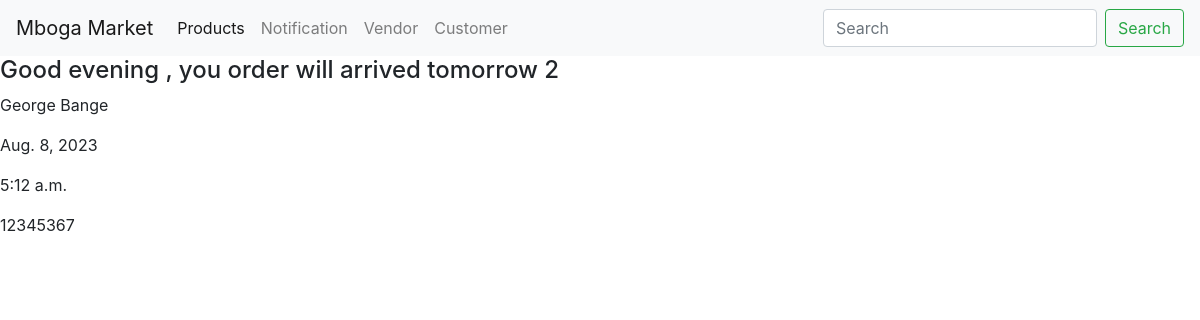
Screenshot of /notification/notifications/1/ with the database file from the repository.
### notification/models.py (models this page shows, shortened)
class Notifications(models.Model):
    message = models.CharField(max_length=48)
    time = models.TimeField()
    date = models.DateField()
    customer = models.CharField(max_length=48)
    identification_number = models.CharField(max_length=48)

### notification/views.py (the view)
# urls.py: path("notifications/<int:id>/",notification_detail,name="notification_detail_view"),
def notification_detail(request,id):
    notification=Notifications.objects.get(id=id)
    return render(request,"notifications/notification_details.html",{"notification":notification})

### templates/notifications/notification_details.html (shortened to what this page needs)
<!DOCTYPE html>
<html lang="en">
<head>
    {% load static %}
    <link ref="stylesheet" href="{% static 'Css/product_details.css' %}"/>
</head>
<body>
    {% include 'navbar.html'%}
  <div>
    <h4>{{notification.message}}</h4>
    <p>{{notification.customer}}</p>
    <p>{{notification.date}}</p>
    <p>{{notification.time}}</p>
    <span>{{notification.identification_number}}</span>
  </div>
</body>
</html>

### rows the page displays
Notifications: message "Good evening , you order will arrived tomorrow 2", customer "George Bange", date "Aug. 8, 2023", time "5:12 a.m.", identification_number "12345367"
